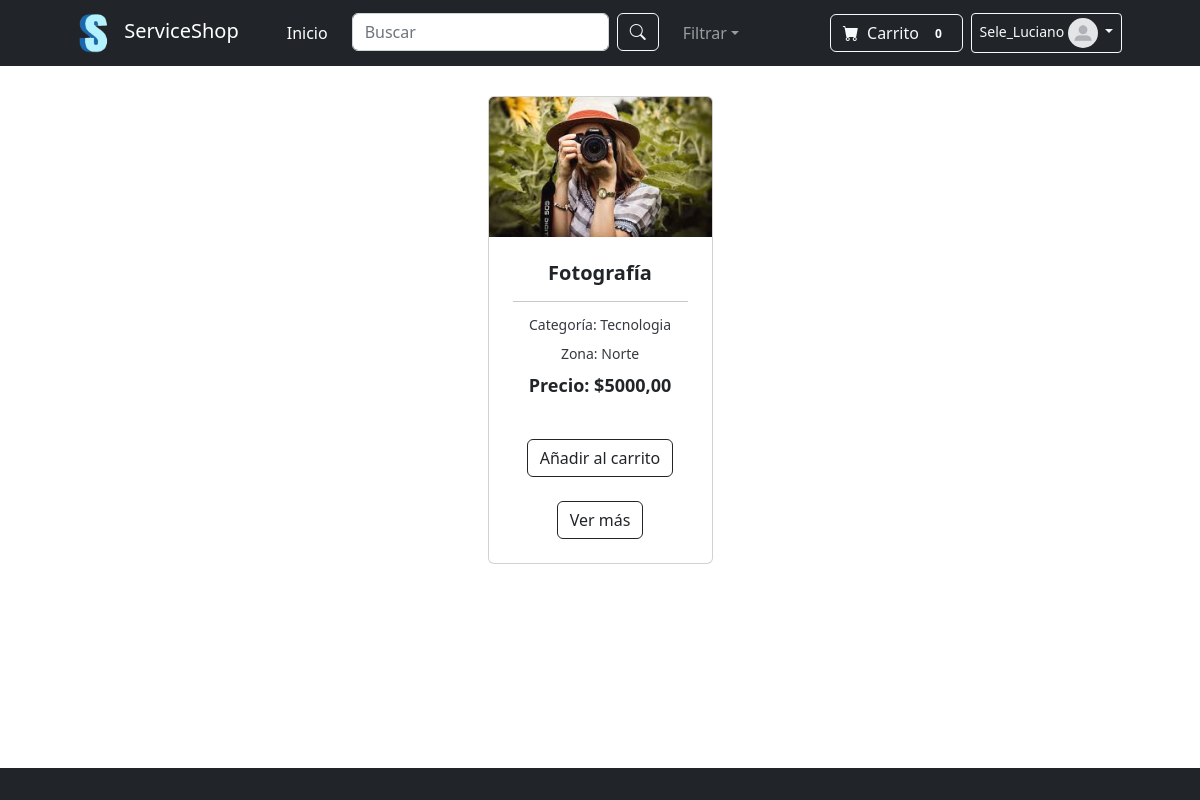
Page /appserviceshop/ (signed in) on the earlier database version.
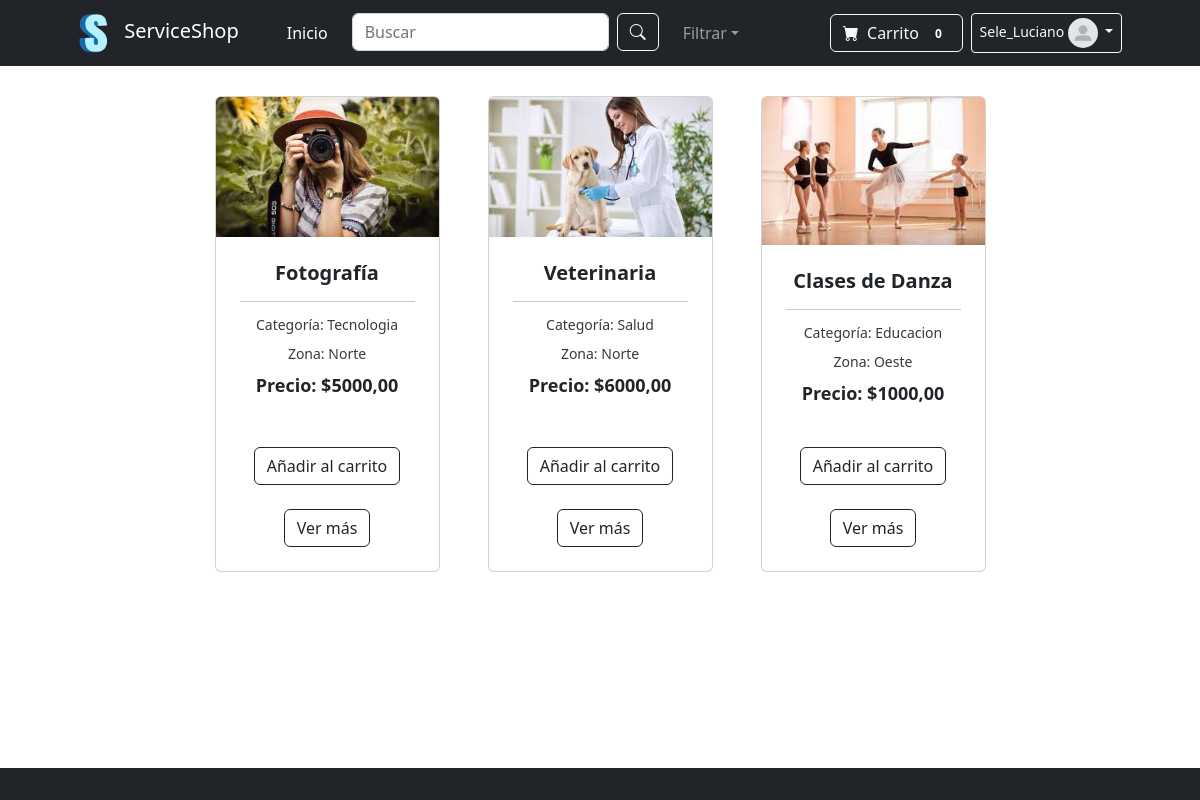
Same page on the later database version.
### appserviceshop/models.py (models this page shows, shortened)
class Servicio(models.Model):
    CATEGORIA_CHOICES = [
        ('Tecnologia', 'Tecnología'),
        ('Educacion', 'Educación'),
        ('Salud', 'Salud'),
        ('Alimentacion', 'Alimentación'),
    ]
    ZONA_CHOICES = [
        ('Norte', 'Norte'),
        ('Sur', 'Sur'),
        ('Este', 'Este'),
        ('Oeste', 'Oeste'),
    ]
    name = models.CharField(max_length=100)  # Nombre del servicio
    categoria = models.CharField(max_length=20, choices=CATEGORIA_CHOICES)  # Categoría
    precio = models.DecimalField(max_digits=10, decimal_places=2)  # Precio del servicio
    zona = models.CharField(max_length=20, choices=ZONA_CHOICES)  # Zona
    descripcion = models.TextField()  # Descripción del servicio
    disponibilidadhoraria = models.CharField(max_length=100)  # Disponibilidad horaria
    imagen = models.ImageField(upload_to='imgservices/')
    creacion = models.DateTimeField(auto_now_add=True)  # Fecha de creación
    actualizacion = models.DateTimeField(auto_now=True)  # Fecha de última actualización

### appserviceshop/views.py (the view)
# urls.py: path('',views.Inicio,name="inicio"),
@login_required
def Inicio(request):
    servicios = Servicio.objects.all()  # Ejemplo, ajusta según tu modelo
    return render(request, 'index.html')

### appserviceshop/context_processors.py (called while the page is built)
def avatar_processor(request):
    if request.user.is_authenticated:
        avatar = Avatar.objects.filter(user=request.user).first()
        if avatar and avatar.imagen:
            imagen = avatar.imagen.url  # Si el usuario tiene un avatar, usa su URL
        else:
            imagen = static('img/predeterminado.jpg')  # Imagen predeterminada si no tiene avatar
    else:
        imagen = static('img/predeterminado.jpg')  # Imagen predeterminada para usuarios no autenticados
    return {'imagen': imagen}

def servicios_context(request):
    servicios = Servicio.objects.all()
    return {'servicios': servicios}

### appserviceshop/templates/index.html (shortened to what this page needs)
{% extends "padre.html" %}
{% load static %}
{% block contenidoQueCambia %}
<section class="py-5">
    <div class="container px-4 px-lg-5 mt-5">
        <div class="row gx-4 gx-lg-5 row-cols-2 row-cols-md-3 row-cols-xl-4 justify-content-center">
            {% for servicio in servicios %}
            <div class="col mb-5">
                <div class="card h-100">
                    <img class="card-img-top" src="{{ servicio.imagen.url }}" alt="{{ servicio.name }}" />
                    <div class="card-body p-4">
                        <div>
                            <h5 style="font-size: 1.25rem; font-weight: 700; margin-bottom: 0.5rem; text-align: center;">{{ servicio.name }}</h5>
                            <hr style="margin-bottom: 0.75rem;">
                            <p style="font-size: 0.875rem; color: #343a40; margin-bottom: 0.5rem; text-align: center;">
                                Categoría: <span style="font-weight: 500;">{{ servicio.categoria }}</span>
                            </p>
                            <p style="font-size: 0.875rem; color: #343a40; margin-bottom: 0.5rem; text-align: center;">
                                Zona: <span style="font-weight: 500;">{{ servicio.zona }}</span>
                            </p>
                            <p style="font-size: 1.125rem; font-weight: 700; color: #212529; text-align: center;">
                                Precio: ${{ servicio.precio }}
                            </p>
                        </div>
                    </div>
                    <div class="card-footer p-4 pt-0 border-top-0 bg-transparent">
                        <div class="text-center">
                            <a class="btn btn-outline-dark mt-auto" href="{% url 'carrito' %}">Añadir al carrito</a>
                            <br></br>
                            <a class="btn btn-outline-dark mt-auto" href="{% url 'Detail' servicio.id %}">Ver más</a>
                        </div>
                    </div>
                </div>
            </div>
            {% empty %}
            <p>No hay servicios disponibles en este momento.</p>
            {% endfor %}
        </div>
    </div>
</section>
{% endblock %}

### appserviceshop/templates/padre.html (shortened to what this page needs)
{% load static %}
<!DOCTYPE html>
<html lang="es">
<head>
    <link href="https://cdn.jsdelivr.net/npm/bootstrap-icons@1.5.0/font/bootstrap-icons.css" rel="stylesheet" />
    <link href="{% static 'css/styles.css' %}" rel="stylesheet" />
</head>
<body class="d-flex flex-column min-vh-100">
    {% if not hide_navbar %}
    <nav class="navbar navbar-expand-lg navbar-dark bg-dark fixed-top">
        <div class="container px-4 px-lg-5">
            <a class="navbar-brand" href="{% url 'inicio' %}">
                <img src="{% static 'img/logo.png' %}" alt="Logo" style="height: 40px; margin-right: 10px;">
                ServiceShop
            </a>
            <div class="collapse navbar-collapse" id="navbarSupportedContent">
                <ul class="navbar-nav me-auto mb-2 mb-lg-0 ms-lg-4">
                    <li class="nav-item">
                        <a class="nav-link active" aria-current="page" href="{% url 'inicio' %}">Inicio</a>
                    </li>
                    <li class="nav-item">
                        <form class="d-flex mx-3" style="max-width: 400px;">
                            <input class="form-control me-2" type="search" placeholder="Buscar" aria-label="Search">
                            <button class="btn btn-outline-light" type="submit">
                                <i class="bi-search"></i>
                            </button>
                        </form>
                    </li>
                    <li class="nav-item dropdown">
                        <a class="nav-link dropdown-toggle" id="navbarDropdown" href="#" role="button"
                            data-bs-toggle="dropdown" aria-expanded="false">Filtrar</a>
                    </li>
                </ul>
                <div class="d-flex align-items-center">
                    <a href="{% url 'carrito' %}" class="btn btn-outline-light btn-smaller me-2">
                        <i class="bi-cart-fill me-1"></i>
                        Carrito
                        <span class="badge bg-dark text-white ms-1 rounded-pill badge-smaller">0</span>
                    </a>
                    <div class="dropdown">
                        <button class="btn btn-sm btn-outline-light dropdown-toggle" type="button"
                            id="dropdownMenuButton" data-bs-toggle="dropdown" aria-expanded="false">
                            {{ user.username }}
                            <img src="{{imagen}}" alt="Avatar del usuario" class="avatar-small">
                        </button>
                    </div>
                </div>
            </div>
        </div>
    </nav>
    {% endif %}
    {% block contenidoQueCambia %}
    {% endblock %}
    <footer class="bg-dark text-light py-3 mt-auto">
    </footer>
</body>
</html>

Differences in the rows shown:
added Servicio: imagen (picture), name "Veterinaria", categoria "Salud", zona "Norte", precio "6000,00"
added Servicio: imagen (picture), name "Clases de Danza", categoria "Educacion", zona "Oeste", precio "1000,00"
